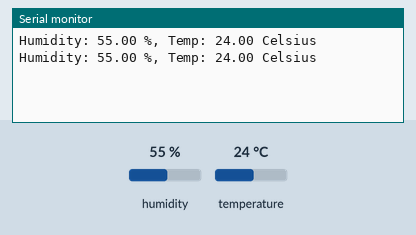
Bench run of a sketch on a simulated ESP32. Parts: the last lines printed to the serial monitor. The inputs (shaded band) are chosen by the test bench; at power-on: humidity 55 %, temperature 24 °C.

Above: at 14.8 s.
14.9 s: humidity set to 22 %
25.4 s: temperature set to 12 °C
At 27.0 s:
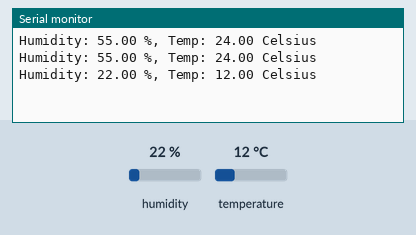
35.9 s: humidity set to 40 %
At 38.7 s:
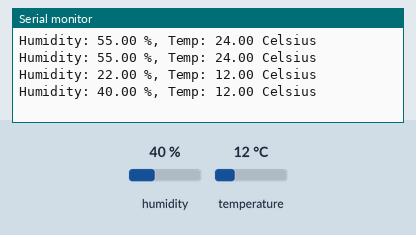
Timing chart, 0 to 40.2 s (numbered marks = the images above; inputs shaded):
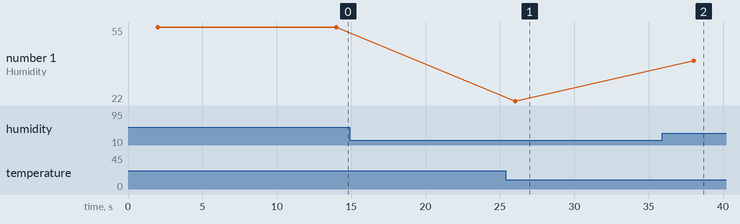

The sketch:

DHT22_test.ino
```cpp
#include <DHT.h>

#define DHTPIN 0
#define DHTTYPE DHT22
DHT dht(DHTPIN, DHTTYPE);

void setup()
{
  Serial.begin(115200);
  dht.begin();
}

void loop()
{
  delay(2000);
  float hum = dht.readHumidity();
  float temp = dht.readTemperature();
  Serial.print("Humidity: ");
  Serial.print(hum);
  Serial.print(" %, Temp: ");
  Serial.print(temp);
  Serial.println(" Celsius");
  delay(10000);
}
```

Measured:
- after the input at 25.4 s, the serial monitor: prints a new line after 0.62 s (image 1)
- after the input at 35.9 s, the serial monitor: prints a new line after 2.1 s (image 2)
- plotted number 1: 22 → 40 after the input at 35.9 s
